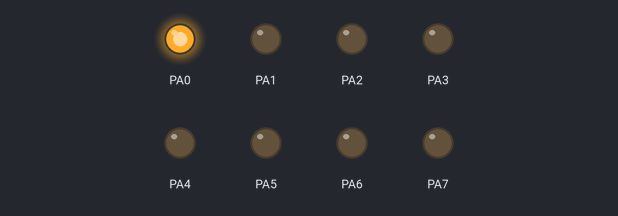
This program was run on a simulated ATmega32, built with avr-gcc and emulated at 1 MHz. On the bench: output pins drawn as LEDs (lit = HIGH).

Above: at 0.1 s.
At 1.6 s:
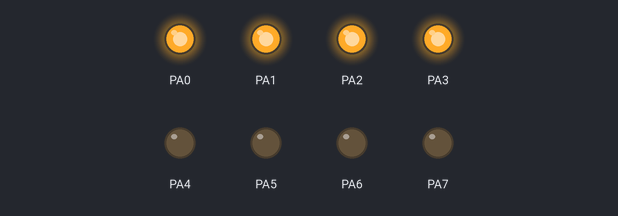
At 2.6 s:
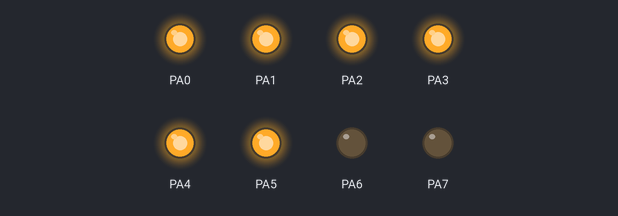
At 3.6 s:
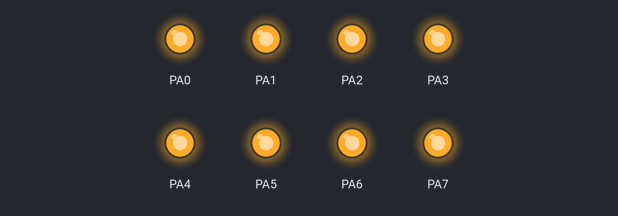
At 5.1 s:
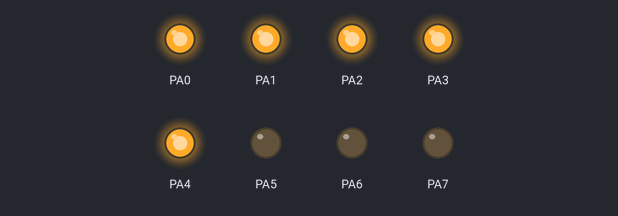
At 7.6 s:
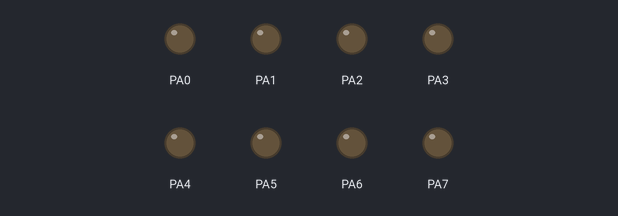
Timing chart, 0 to 9.1 s (numbered marks = the images above):
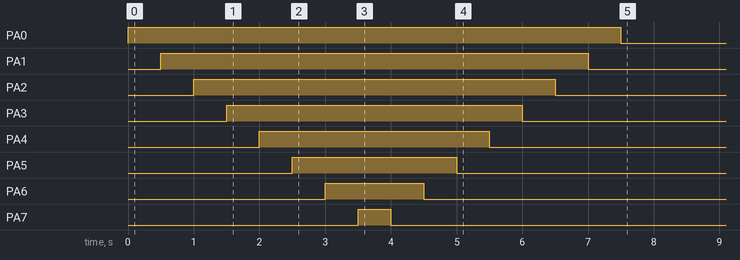

The program:

main.c
```c
/*
 * task1.c
 *
 * Created: 11/4/2024 2:40:06 PM
 * Author : ziade
 */
#include "util/delay.h"
#define F_CPU 1000000UL
#define DDRA	 *((volatile unsigned char*)(0x3A))
#define PORTA    *((volatile unsigned char*)(0x3B))


int main(void)
{
	unsigned int i,j;
	DDRA = 0xff;
    /* Replace with your application code */
    while (1)
    {
		i=0;
		j=7;
		for(i=0 ; i<8 ;i++)
		{
			PORTA |= (1<<i);
			_delay_ms(500);


		}

		for(j=7 ; j>=0 ;j--)
		{
			PORTA &= ~(1<<j);
			_delay_ms(500);

		}


    }
}
```

Measured:
- by itself, PA0: LOW → HIGH at 0.00 s, → LOW 7.5 s later
- by itself, PA1: LOW → HIGH at 0.50 s, → LOW 6.5 s later
- by itself, PA2: LOW → HIGH at 1.0 s, → LOW 5.5 s later
- by itself, PA3: LOW → HIGH at 1.5 s, → LOW 4.5 s later
- by itself, PA4: LOW → HIGH at 2.0 s, → LOW 3.5 s later
- by itself, PA5: LOW → HIGH at 2.5 s, → LOW 2.5 s later
- by itself, PA6: LOW → HIGH at 3.0 s, → LOW 1.5 s later
- by itself, PA7: LOW → HIGH at 3.5 s, → LOW 0.50 s later
